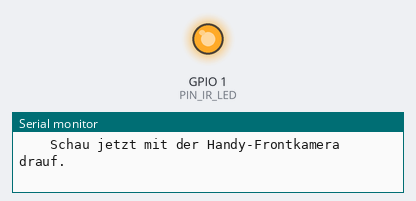
A sketch run on a simulated ESP32. On the bench: output pins drawn as LEDs (lit = HIGH), the last lines printed to the serial monitor.

Above: at 4.05 s.
At 10.55 s:
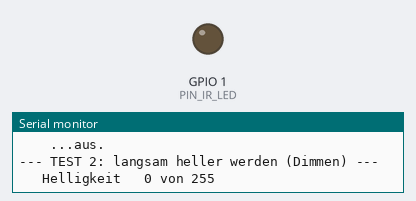
At 13.85 s:
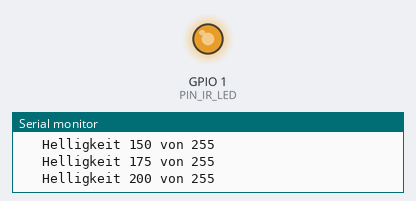
At 19.15 s:
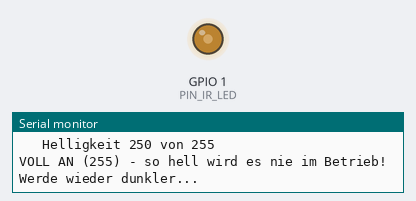
Timing chart, 0 to 23.7 s (numbered marks = the images above):
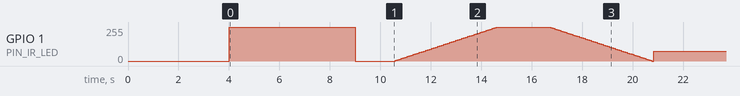

The sketch:

step4_irlicht.ino
```cpp
// ============================================================================
//  SCHRITT 4 — Unsichtbares Licht
// ============================================================================
//  Ziel: Die IR-LEDs schalten und dimmen. Und beweisen, dass sie leuchten,
//        obwohl man nichts sieht.
//
//  Und noch etwas: Dieser Sketch sagt dir, ob dein MOSFET-Modul an unseren
//  5 Volt ueberhaupt sauber durchschaltet. Lies dazu die Auswertung unten.
//
//  ---------------------------------------------------------------------
//  VORHER VERKABELN — zaehl zuerst die Anschluesse deines Moduls!
//  (ausfuehrlich in Schaltplan 3.6)
//
//  VARIANTE A — kleines Modul "HW-532", 23 x 17 mm
//               Steuerseite 2 Anschluesse, Lastseite 3 Schraubklemmen
//
//     D0 (GPIO1) -> MOSFET PWM
//     GND        -> MOSFET GND          (Steuerseite)
//     5V         -> MOSFET +            (Lastseite, Schraubklemme)
//     GND        -> MOSFET -            (Lastseite, Schraubklemme)
//     LED Plus   -> MOSFET +            (ja, dieselbe Klemme wie 5V!)
//     LED Minus  -> MOSFET LOAD
//
//     Dieses Modul hat KEIN "OUT+". Es schaltet nur die Minus-Leitung.
//     In die +-Klemme kommen zwei Adern: die vom XIAO und die der LEDs.
//     Beide vorher verdrillen, dann haelt die Schraubklemme sauber.
//
//  VARIANTE B — grosses Modul "XY-MOS", ca. 50 x 25 mm
//               Steuerseite 3 Stifte, Lastseite 4 Schraubklemmen
//
//     D0 (GPIO1) -> MOSFET SIG
//     GND        -> MOSFET GND          (Steuerseite)
//     3V3        -> MOSFET VCC          (nur falls vorhanden)
//     5V         -> MOSFET VIN+
//     GND        -> MOSFET VIN-
//     LED Plus   -> MOSFET OUT+
//     LED Minus  -> MOSFET OUT-
//
//  Alle vier LEDs parallel: alle Plus zusammen, alle Minus zusammen.
//
//  ⚠️ NACKTE LEDs STATT MODULE? DANN ERST VIER VORWIDERSTAENDE EINBAUEN.
//     Die Module E9 haben den Widerstand auf der Platine. Eine nackte LED
//     direkt an 5 V zieht statt 20 mA schnell ein Ampere: Das MOSFET-Modul
//     wird heiss und riecht verschmort - und die LEDs leuchten dabei munter
//     weiter, du merkst es also nicht am Licht. 180 Ohm je LED, ein eigener
//     Widerstand pro Zweig. Rechnung in Schaltplan 3.6.
//  ---------------------------------------------------------------------
//
//  🔍 DAS EXPERIMENT:
//     Halte die FRONTKAMERA deines Handys auf die LEDs (nicht die Rückkamera —
//     die hat oft einen IR-Filter). Auf dem Handydisplay siehst du sie
//     schwach violett leuchten. Mit den Augen: nichts. Unsichtbares Licht!
// ============================================================================

#define PIN_IR_LED   1      // = Pin D0 auf dem Board

// 1000 Hz. Hoeher geht nur mit Variante B — der Optokoppler auf Variante A
// kaeme bei 20 kHz nicht mehr hinterher. Siehe Schaltplan 3.6.
#define PWM_FREQUENZ 1000

void setup() {
  Serial.begin(115200);
  delay(1000);
  Serial.println("\n=== Schritt 4: IR-Licht ===\n");

  // PWM einrichten: 1000 Schaltvorgaenge pro Sekunde, Werte von 0 bis 255
  ledcAttach(PIN_IR_LED, PWM_FREQUENZ, 8);   // 8 Bit Aufloesung: 0-255
  ledcWrite(PIN_IR_LED, 0);

  Serial.println("Halte jetzt die FRONTKAMERA deines Handys auf die LEDs.");
  Serial.println("Mit den Augen siehst du nichts - auf dem Display schon!\n");
  delay(3000);
}

void loop() {
  // ---- 0. Der Modul-Test: einmal ohne Dimmen voll an ---------------------
  //
  // Hier wird NICHT gedimmt, sondern hart durchgeschaltet. Das ist der
  // einfachste Fall fuer das MOSFET-Modul. Geht es hier nicht, liegt es
  // nicht am Dimmen.
  Serial.println("--- TEST 1: hart voll an (kein Dimmen), 5 Sekunden ---");
  Serial.println("    Schau jetzt mit der Handy-Frontkamera drauf.");
  ledcWrite(PIN_IR_LED, 255);
  delay(5000);
  ledcWrite(PIN_IR_LED, 0);
  Serial.println("    ...aus.\n");
  delay(1500);

  // ---- 1. Langsam heller werden ------------------------------------------
  Serial.println("--- TEST 2: langsam heller werden (Dimmen) ---");
  for (int h = 0; h <= 255; h += 5) {
    ledcWrite(PIN_IR_LED, h);
    if (h % 25 == 0) Serial.printf("   Helligkeit %3d von 255\n", h);
    delay(80);
  }

  // ---- 2. Voll an -------------------------------------------------------
  Serial.println("VOLL AN (255) - so hell wird es nie im Betrieb!");
  delay(2000);

  // ---- 3. Wieder dunkler ------------------------------------------------
  Serial.println("Werde wieder dunkler...");
  for (int h = 255; h >= 0; h -= 5) {
    ledcWrite(PIN_IR_LED, h);
    delay(80);
  }

  // ---- 4. Der Wert, den wir wirklich benutzen ---------------------------
  Serial.println("\nSo hell ist es im echten Betrieb: 75 von 255 (etwa 30 %).");
  Serial.println("Warum nicht mehr? Damit es im Nistkasten nicht warm wird");
  Serial.println("und der Akku laenger haelt.\n");
  ledcWrite(PIN_IR_LED, 75);
  delay(5000);

  // ---- 5. Blinken -------------------------------------------------------
  Serial.println("Und jetzt Blinken - zum Spass.");
  for (int i = 0; i < 6; i++) {
    ledcWrite(PIN_IR_LED, 200); delay(150);
    ledcWrite(PIN_IR_LED, 0);   delay(150);
  }

  // ---- 6. Auswertung ----------------------------------------------------
  Serial.println("\n----------------------------------------------------");
  Serial.println("AUSWERTUNG - was hast du auf dem Handydisplay gesehen?");
  Serial.println("");
  Serial.println("  TEST 1 hell, TEST 2 wird sichtbar heller/dunkler");
  Serial.println("     -> alles gut, weiter mit Schritt 5.");
  Serial.println("");
  Serial.println("  TEST 1 hell, aber TEST 2 dimmt kaum/ruckelig");
  Serial.println("     -> PWM_FREQUENZ ist zu hoch fuer dein Modul.");
  Serial.println("        Auf 500 stellen und nochmal.");
  Serial.println("");
  Serial.println("  Modul wird WARM oder riecht verschmort");
  Serial.println("     -> SOFORT Strom weg. Hast du nackte LEDs ohne");
  Serial.println("        Vorwiderstand angeschlossen? Das ist fast immer");
  Serial.println("        die Ursache. Siehe Wartung 7.3.");
  Serial.println("");
  Serial.println("  TEST 1 nur schwaches Glimmen oder gar nichts");
  Serial.println("     -> Der Reihe nach pruefen:");
  Serial.println("        1. Steckt das gelbe Kabel auf D0 und auf PWM/SIG?");
  Serial.println("        2. Steckt das schwarze Kabel der STEUERseite auf GND?");
  Serial.println("        3. LEDs verpolt? Plus und Minus tauschen.");
  Serial.println("        4. Variante A: Haengt der LED-Plus mit an der");
  Serial.println("           +-Klemme? Dieses Modul hat kein OUT+.");
  Serial.println("        5. Steht D4184/AOD4184 auf dem Chip - kein IRF520?");
  Serial.println("        Bleibt es dabei: Variante A schafft die 5 V nicht.");
  Serial.println("        Nimm das grosse Modul (Variante B), Schaltplan 3.6.");
  Serial.println("----------------------------------------------------\n");

  Serial.println("Durchlauf fertig, fange von vorne an.\n");
  delay(2000);
}
```
